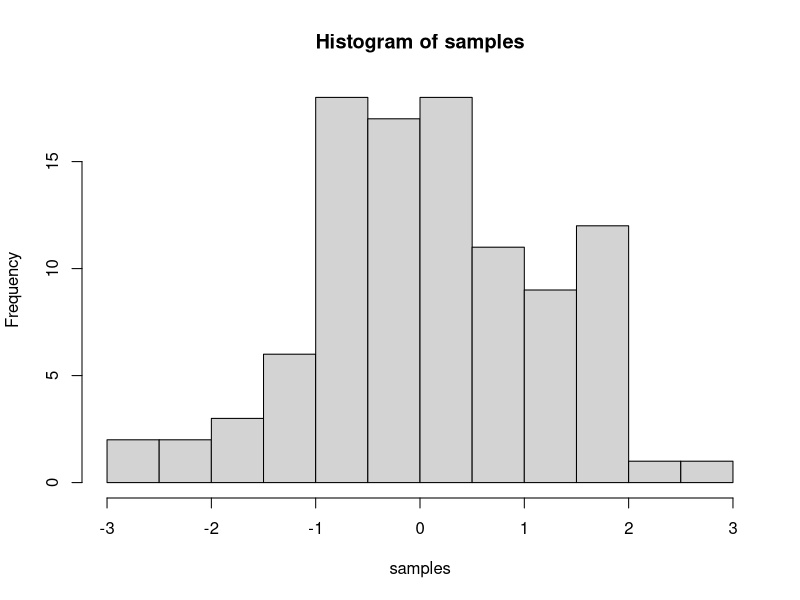

Generate this figure with R:
## ---- chunk 1
knitr::opts_chunk$set(message=FALSE,warning=FALSE, cache=TRUE)
## ---- chunk 2
samples <- rnorm(100, mean=0, sd=1)
hist(samples)
## ---- chunk 3
1+2
2*5
5/3
(1+6+4)/5

## ---- chunk 4
a<-1
b<-2
a+b

d<-c(1,2,3)
e<-c(5,6,7)
d+e
d*e
d/e

## ---- chunk 5
# for loop solution
# i becomes the number 1 to 100 at each step of the loop


a <- length(100) # make empty variable, set length to 100
for (i in 1:100){
  a[i] <-i #assigns the number in i, to the ith index of a
}

print(a)

# for loop solution #2

a<-c() #create empty variable using combine command
for (i in 1:100){
  a<-c(a,i) # keeps combining a with itself and the new number in i
}
print(a)

# seq solution
a <- seq(1,100,1) # look up help for seq using ?seq() in console
print(a)

## ---- chunk 6
# Solution #1
sum(1:100)

# Solution #2
listOfNumbers = c(1:100)
total = 0
for(index in 1:length(listOfNumbers)) {
  total = total + listOfNumbers[index] }
print(total)

## ---- chunk 7
# Solution #1

sumFunction = function(firstInteger, secondInteger) {
  
  # this function finds the sum of all the integers between two integers but not including the bounded integers
  
  # first identifies the larger integer and smaller integer
  biggerInteger = max(firstInteger, secondInteger)
  smallerInteger = min(firstInteger, secondInteger)
  result = 0
  
  # adds to the result variable given the condition that the two integers are at least one integer apart
  while((biggerInteger - smallerInteger) > 1 ) {
    smallerInteger = smallerInteger + 1
    result = result + smallerInteger }
  
  return(result)
}

sumFunction(1,100)
## ---- chunk 8
listOfOddNumbers = c()
firstBound = 1
secondBound = 100

while(firstBound < secondBound) {
  # if the number is not divisible by two, it is added to the list of odd numbers
  if(firstBound %% 2 != 0) {
    listOfOddNumbers = append(listOfOddNumbers, firstBound) }
  firstBound = firstBound + 1 }

print(listOfOddNumbers)

## ---- chunk 9
# The goal is to identify the composite numbers first
listOfNumbers = c(1:1000)
compositeIndex = c()

for(n in 1:length(listOfNumbers)) {
  for(d in 1:length(listOfNumbers)) {
    # the if statement determines if a number in the list is composite
    if((listOfNumbers[n]/listOfNumbers[d] > 1 && listOfNumbers[n] %% listOfNumbers[d] == 0 && listOfNumbers[d] != 1) || listOfNumbers[n] == 1) {
      compositeIndex = append(compositeIndex, n) }
  } }

compositeIndex = unique(compositeIndex)
# eliminates the composite numbers from the list
listOfNumbers = listOfNumbers[-compositeIndex]
print(listOfNumbers)
## ---- chunk 10
# generates 100 random numbers between 0 and 100
round(runif(100) * 100)
## ---- chunk 11
# generates 100 random numbers between 1 and 10
round(runif(100, 1, 10))
## ---- chunk 12

